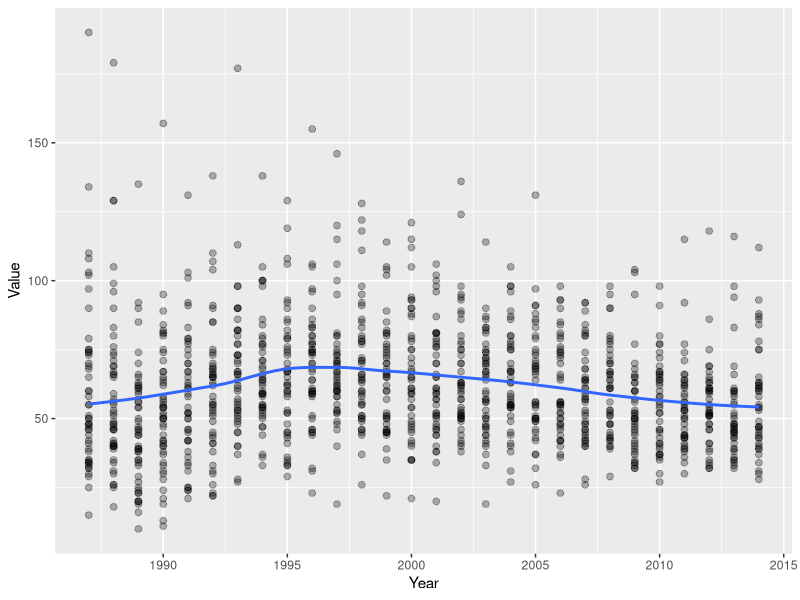
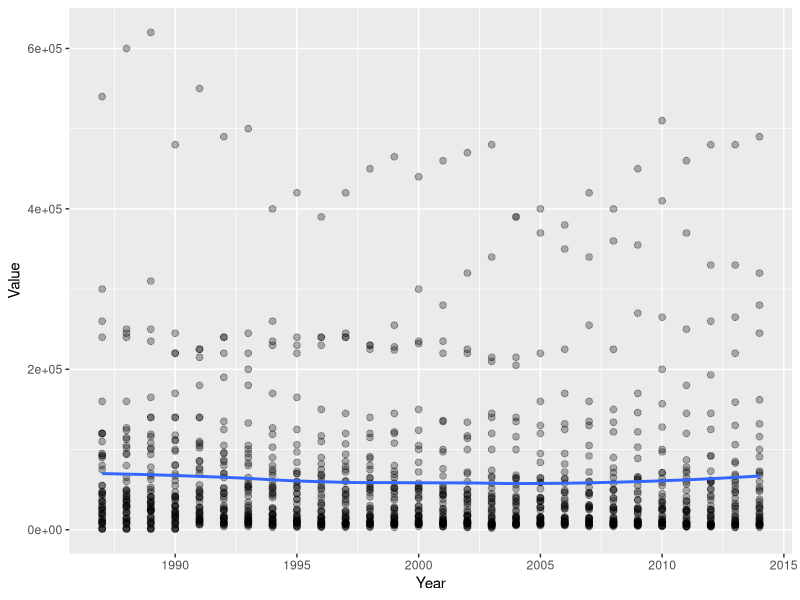
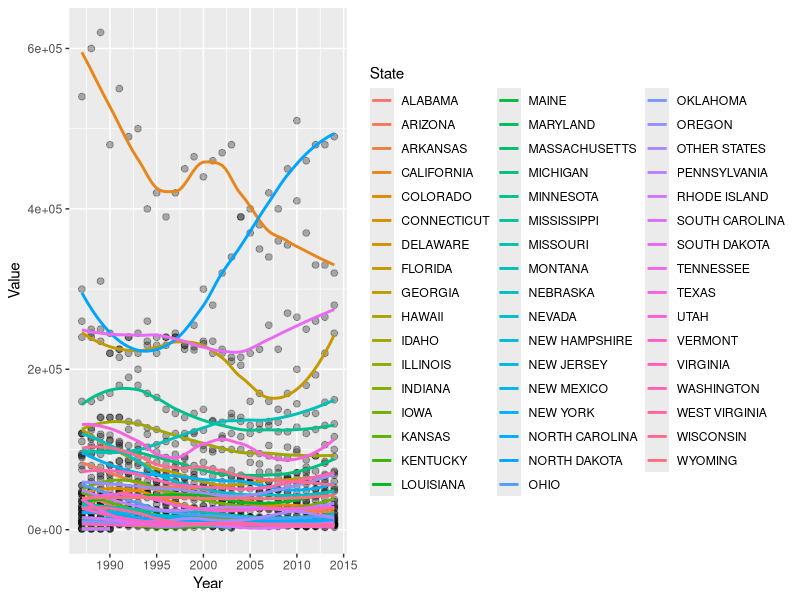
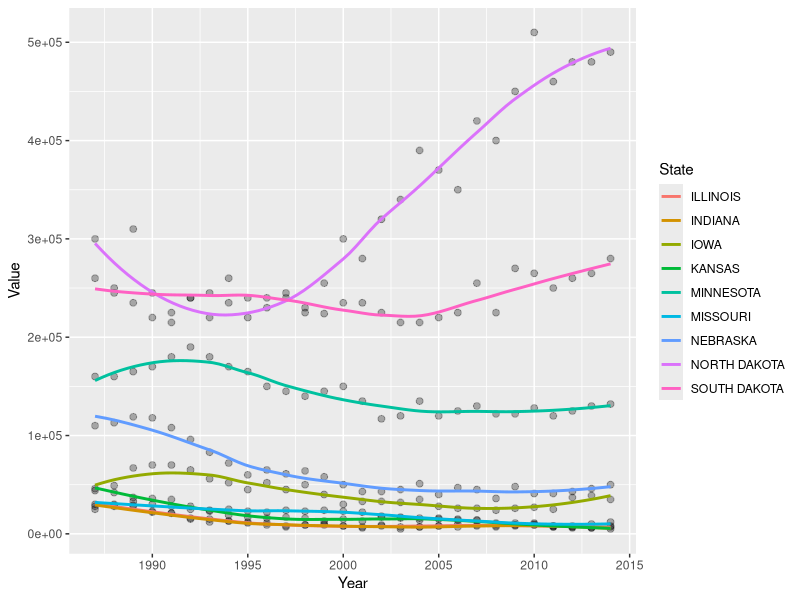
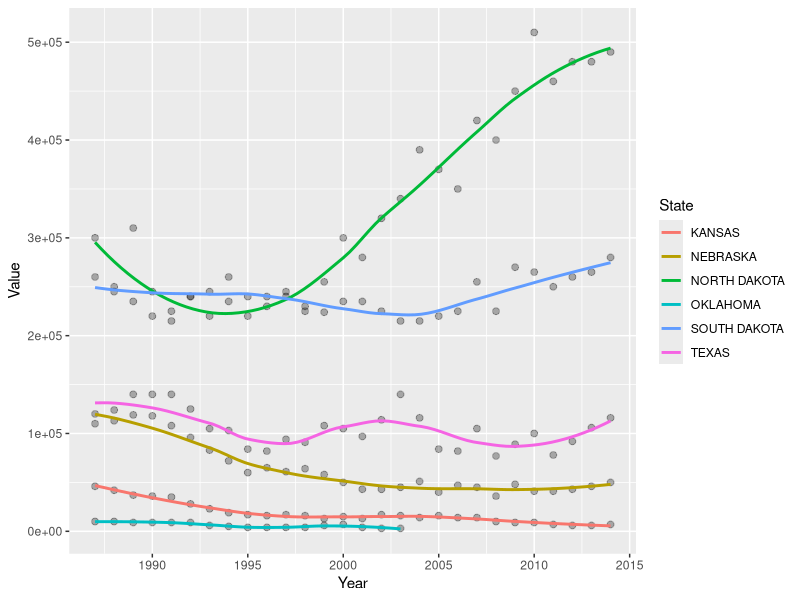
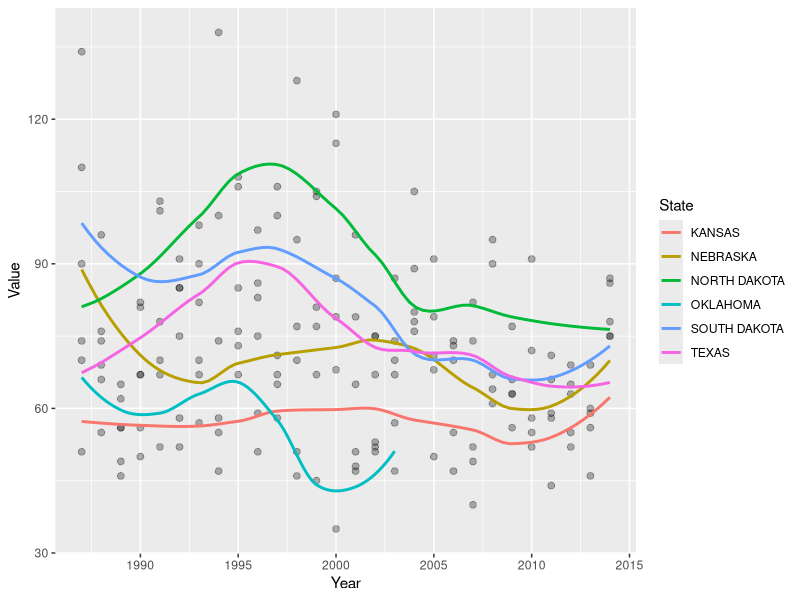

The R source for these figures, in order:
## ---- chunk 1
library(ggplot2)
library(gridExtra)
library(maps)
## ---- chunk 2
honey.dat <- read.csv("./data/usda/380353E8-8B59-321E-9C0B-3250AC6704D9.csv", header = TRUE)
production.dat <- subset(honey.dat,honey.dat$Data.Item=="HONEY - PRODUCTION, MEASURED IN LB / COLONY")
colonies.dat <- subset(honey.dat,honey.dat$Data.Item=="HONEY, BEE COLONIES - INVENTORY, MEASURED IN COLONIES")
stocks.dat <- subset(honey.dat,honey.dat$Data.Item=="HONEY - STOCKS, MEASURED IN LB")

production.dat$Value <- as.numeric(as.character(production.dat$Value))
production.plot <- ggplot(production.dat, aes(Year,Value)) 
production.plot <- production.plot + scale_colour_brewer() + geom_point(size=2,alpha = 0.3)
production.plot <- production.plot + geom_smooth(weight=10,se = FALSE,method="loess",span = 0.6)
production.plot
production.totals <- tapply(production.dat$Value,list(production.dat$Year),sum)
colonies.dat$Value<-as.character(colonies.dat$Value)
for(idx in 1:length(colonies.dat$Value)) {
   colonies.dat$Value[idx] <- paste(strsplit(colonies.dat$Value[idx],",")[[1]],collapse="")
}
colonies.dat$Value <- as.numeric(colonies.dat$Value)
colonies.dat$State <- as.factor(as.character((colonies.dat$State)))
tapply(colonies.dat$Value,list(colonies.dat$State),mean,na.rm=TRUE)
counts <- tapply(colonies.dat$Value,list(colonies.dat$State),length)
totals <- tapply(colonies.dat$Value,list(colonies.dat$Year),sum)
colonies.dat <- subset(colonies.dat, colonies.dat$State %in% names(counts>20))

colonies.plot <- ggplot(colonies.dat, aes(Year,Value)) 
colonies.plot <- colonies.plot + geom_point(size=2,alpha = 0.3)
colonies.plot <- colonies.plot + geom_smooth(weight=10,se = FALSE,method="loess",span = 0.6)
colonies.plot


colonies.plot <- ggplot(colonies.dat, aes(Year,Value)) 
colonies.plot <- colonies.plot + geom_point(size=2,alpha = 0.3)
colonies.plot <- colonies.plot + geom_smooth(aes(group= State,color=State),weight=10,se = FALSE,method="loess",span = 0.6)
colonies.plot

colonies.central.dat <- subset(colonies.dat,colonies.dat$State %in% c("ILLINOIS","INDIANA","IOWA","KANSAS","MINNESOTA","MISSOURI","NEBRASKA","NORTH DAKOTA","SOUTH DAKOTA"))

colonies.central.plot <- ggplot(colonies.central.dat, aes(Year,Value)) + geom_point(size=2,alpha = 0.3) + geom_smooth(aes(group= State,color=State),weight=10,se = FALSE,method="loess",span = 0.6)
colonies.central.plot

colonies.central.dat <- subset(colonies.dat,colonies.dat$State %in% c("TEXAS","OKLAHOMA","KANSAS","NEBRASKA","NORTH DAKOTA","SOUTH DAKOTA"))

colonies.central.plot <- ggplot(colonies.central.dat, aes(Year,Value)) + geom_point(size=2,alpha = 0.3) + geom_smooth(aes(group= State,color=State),weight=10,se = FALSE,method="loess",span = 0.6)
colonies.central.plot

production.central.dat <- subset(production.dat,production.dat$State %in% c("TEXAS","OKLAHOMA","KANSAS","NEBRASKA","NORTH DAKOTA","SOUTH DAKOTA"))

production.central.plot <- ggplot(production.central.dat, aes(Year,Value)) + geom_point(size=2,alpha = 0.3) + geom_smooth(aes(group= State,color=State),weight=10,se = FALSE,method="loess",span = 0.6)
production.central.plot
